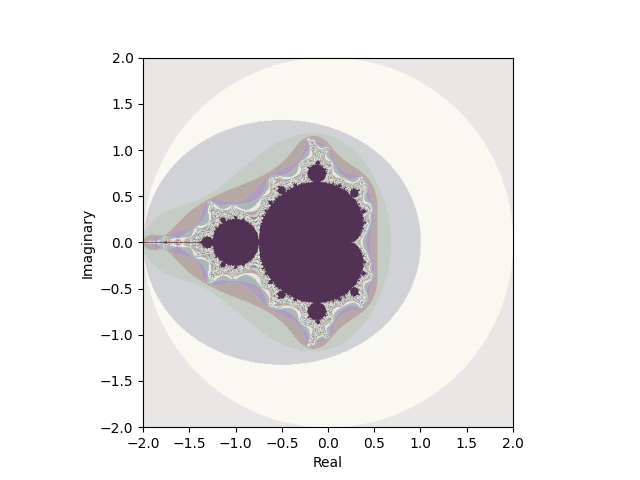

Here is the Python script that generated this plot:
import numpy as np
import matplotlib.pyplot as plt


def iterate_z(z, c, max_iterations, threshold=2):
    """
    Perform iteration of the quadratic polynomial function Qc(z) = z^2 + c.

    Parameters:
        z (complex): The complex number to iterate.
        c (complex): The parameter c in Qc(z) = z^2 + c.
        max_iterations (int): Maximum number of iterations.
        threshold (int): Point of escape.

    Returns:
        int: The number of iterations until the point escapes or max_iterations is reached.
    """
    iteration = 0
    for _ in range(max_iterations):
        z = z**2 + c
        # stopping condition
        if abs(z) > threshold:
            break
        iteration += 1
    return iteration

def mandelbrot_set(N, max_iterations=100):
    """
    Plot the Mandelbrot set for the function Qc(z) = z^2 + c.

    Parameters:
        N (int): Grid size for the complex plane.
        max_iterations (int): Maximum number of iterations.

    Returns:
        None
    """
    x = np.linspace(-2, 2, N)
    y = np.linspace(-2, 2, N)
    grid = np.array([complex(r, i) for r in x for i in y]).reshape(N, N)

    escape_iterations = np.zeros((N, N))

    for l in range(N):
        for m in range(N):
            c = -2 + 4*l/N + (-2 + 4*m/N)*1j
            z = 0  # Initialize the critical orbit
            escape_iterations[l, m] = iterate_z(z, c, max_iterations)

    escape_mask = escape_iterations == 100
    fixed_point_mask = escape_iterations == 1
    # converging towards a periodic orbit of two
    period_two_mask = np.logical_and(escape_iterations > 1, escape_iterations % 2 == 0)
    # converging towards a periodic orbit of three
    period_three_mask = np.logical_and(escape_iterations > 1, escape_iterations % 3 == 0)
    # converging towards a periodic orbit of four
    period_four_mask = np.logical_and(escape_iterations > 1, escape_iterations % 4 == 0)
    # converging towards a periodic orbit of five
    period_five_mask = np.logical_and(escape_iterations > 1, escape_iterations % 5 == 0)

    cmap_escape = 'Greys'   # Color #0
    cmap_fixed_point = 'inferno'   # Color #1
    cmap_period_two = 'Blues'   # Color #2
    cmap_period_three = 'Greens'   # Color #3
    cmap_period_four = 'Oranges'   # Color #4
    cmap_period_five = 'Purples'   # Color #5

    plt.imshow(escape_mask.T, cmap=cmap_escape, extent=(-2, 2, -2, 2))
    plt.imshow(fixed_point_mask.T, cmap=cmap_fixed_point, extent=(-2, 2, -2, 2), alpha=0.3)
    plt.imshow(period_two_mask.T, cmap=cmap_period_two, extent=(-2, 2, -2, 2), alpha=0.3)
    plt.imshow(period_three_mask.T, cmap=cmap_period_three, extent=(-2, 2, -2, 2), alpha=0.3)
    plt.imshow(period_four_mask.T, cmap=cmap_period_four, extent=(-2, 2, -2, 2), alpha=0.3)
    plt.imshow(period_five_mask.T, cmap=cmap_period_five, extent=(-2, 2, -2, 2), alpha=0.3)

    plt.xlabel('Real')
    plt.ylabel('Imaginary')
    plt.savefig('Quadratic/mandelbrot_n.png')
    plt.close()

N = 500
mandelbrot_set(N)
